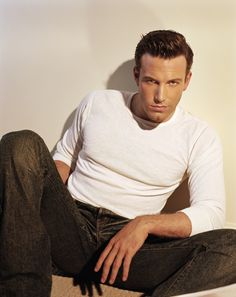
#> input picture Ejercicios En Clase/Identificacion de famosos/data/train/ben_afflek/httpssmediacacheakpinimgcomxdfdfadcfeabjpg.jpg, 236 x 297 px, given in place of the camera
$ python captura_rostros.py
#> lines starting #> are read from the running program, lines starting #| are printed output that depends on the picture; after the words box and inside, x2 and y2 are one past the last pixel; in counts of white or black regions, pixels touching at a corner belong together
import cv2
import os

# --- CONFIGURACIÓN ---
dataset_dir = '../data/02_processed'
nombre_persona = 'Nombre'
ruta_completa = os.path.join(dataset_dir, nombre_persona)
fotos_maximas = 400

# Crear la carpeta si no existe
if not os.path.exists(ruta_completa):
    os.makedirs(ruta_completa)
    print(f"Carpeta creada: {ruta_completa}")

# Cargar el modelo preentrenado de OpenCV
cascade_path = cv2.data.haarcascades + 'haarcascade_frontalface_default.xml'
face_cascade = cv2.CascadeClassifier(cascade_path)

# Iniciar la cámara
cap = cv2.VideoCapture(0)

contador = 0
print(f"Iniciando captura para {nombre_persona}... Mira a la cámara.")

while True:
    # Leer el frame de la cámara
    ret, frame = cap.read()
#> frame is the input picture: shape (297, 236, 3); mean B, G, R 128.8, 143.8, 160
    if not ret:
        print("Error al acceder a la cámara.")
        break

    # Convertir el frame a escala de grises (mejora la precisión de la detección del rostro)
    grises = cv2.cvtColor(frame, cv2.COLOR_BGR2GRAY)
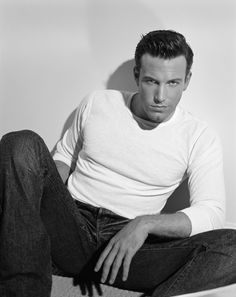
#> grises: shape (297, 236); min 0, max 253, mean 146.9

    # Detectar rostros en el frame
    rostros = face_cascade.detectMultiScale(grises, scaleFactor=1.3, minNeighbors=1)
#> rostros = [[132, 58, 61, 61]]

    for (x, y, w, h) in rostros:
        # Dibujar rectángulo para que veas qué está capturando
        cv2.rectangle(frame, (x, y), (x+w, y+h), (255, 124, 124), 2)

        # Recortar solo la región del rostro
        rostro_recortado = frame[y:y+h, x:x+w]

        # Redimensionar a 160x160 píxeles
        rostro_redimensionado = cv2.resize(rostro_recortado, (160, 160))

        # Guardar la imagen en la carpeta
        nombre_archivo = f"{ruta_completa}/rostro_{contador}.jpg"
        cv2.imwrite(nombre_archivo, rostro_redimensionado)

        contador += 1
        print(f"Capturando foto {contador}/{fotos_maximas}")
#> this loop made 1 pass
#> (x, y, w, h, nombre_archivo, contador) on pass 1: (132, 58, 61, 61, '../data/02_processed/Nombre/rostro_0.jpg', 1)
#| Capturando foto 1/400
#> pass 1, `rostro_recortado = frame[y:y+h, x:x+w]`:
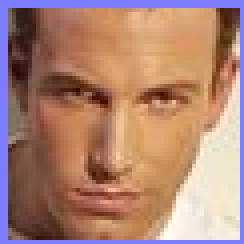
#> rostro_recortado: shape (61, 61, 3) (shown 4 times larger); mean B, G, R 115.6, 131.1, 173.1
#> pass 1, `rostro_redimensionado = cv2.resize(rostro_recortado, (160, 160))`:
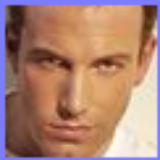
#> rostro_redimensionado: shape (160, 160, 3); mean B, G, R 115.4, 131, 173
#> after the loop:
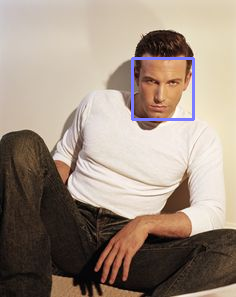
#> frame: shape (297, 236, 3); 1.04% of pixels changed, all inside (x1, y1, x2, y2) = (131, 57, 195, 121)
#> after the loop, contador = 1

    # Mostrar la ventana en vivo
    cv2.imshow('Captura de Dataset Facial', frame)

    # El programa se detiene de dos formas:
    # 1. Si llega al límite de fotos máximas
    # 2. Si presionas la tecla 'ESC' (código 27)
    tecla = cv2.waitKey(1)
#> (key Esc is pressed here)
    if tecla == 27 or contador >= fotos_maximas:
        break

# Limpieza y cierre
print("Captura finalizada con éxito.")
cap.release()
cv2.destroyAllWindows()

$ run again, on Ejercicios En Clase/Identificacion de famosos/data/train/ben_afflek/httpsuploadwikimediaorgwikipediacommonsthumbddBenAffleckbyGageSkidmorejpgpxBenAffleckbyGageSkidmorejpg.jpg
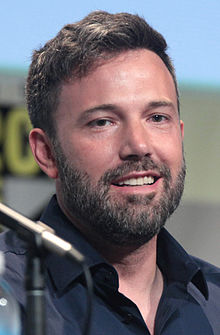
#> input picture Ejercicios En Clase/Identificacion de famosos/data/train/ben_afflek/httpsuploadwikimediaorgwikipediacommonsthumbddBenAffleckbyGageSkidmorejpgpxBenAffleckbyGageSkidmorejpg.jpg, 220 x 335 px, given in place of the camera
#> frame is the input picture: shape (335, 220, 3); mean B, G, R 114.7, 108.2, 113.6
#> rostros = [[64, 63, 139, 139]]
#> the loop `for (x, y, w, h) in rostros:` made 1 pass
#> (x, y, w, h, nombre_archivo, contador) on pass 1: (64, 63, 139, 139, '../data/02_processed/Nombre/rostro_0.jpg', 1)
#> (printed output is left out)
#> pass 1, `rostro_redimensionado = cv2.resize(rostro_recortado, (160, 160))`:
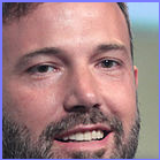
#> rostro_redimensionado: shape (160, 160, 3); mean B, G, R 130.3, 126.9, 158.9
#> after the loop `for (x, y, w, h) in rostros:`:
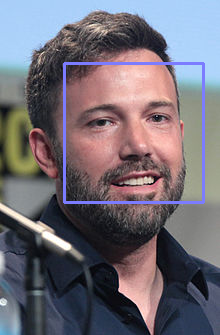
#> frame: shape (335, 220, 3); 2.26% of pixels changed, all inside (x1, y1, x2, y2) = (63, 62, 205, 204)
#> after the loop `for (x, y, w, h) in rostros:`: contador = 1

$ run again, on Ejercicios En Clase/Identificacion de famosos/data/train/ben_afflek/httptrwebimgacstanetcxbdddmediasnmediajpg.jpg
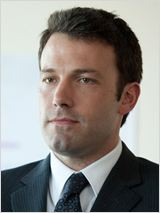
#> input picture Ejercicios En Clase/Identificacion de famosos/data/train/ben_afflek/httptrwebimgacstanetcxbdddmediasnmediajpg.jpg, 160 x 213 px, given in place of the camera
#> frame is the input picture: shape (213, 160, 3); mean B, G, R 132.4, 136.4, 139.9
#> rostros = [[25, 48, 79, 79]]
#> the loop `for (x, y, w, h) in rostros:` made 1 pass
#> (x, y, w, h, nombre_archivo, contador) on pass 1: (25, 48, 79, 79, '../data/02_processed/Nombre/rostro_0.jpg', 1)
#> (printed output is left out)
#> pass 1, `rostro_redimensionado = cv2.resize(rostro_recortado, (160, 160))`:
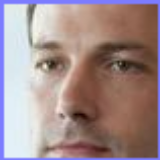
#> rostro_redimensionado: shape (160, 160, 3); mean B, G, R 140.3, 140.5, 161.7
#> after the loop `for (x, y, w, h) in rostros:`:
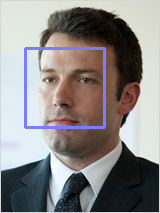
#> frame: shape (213, 160, 3); 2.77% of pixels changed, all inside (x1, y1, x2, y2) = (24, 47, 106, 129)
#> after the loop `for (x, y, w, h) in rostros:`: contador = 1

$ run again, on Ejercicios En Clase/Identificacion de famosos/data/train/ben_afflek/httpwwwhillsindcomstorebenjpg.jpg
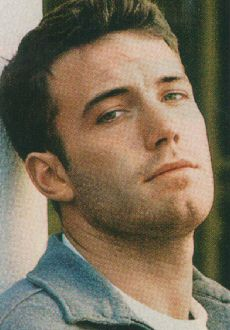
#> input picture Ejercicios En Clase/Identificacion de famosos/data/train/ben_afflek/httpwwwhillsindcomstorebenjpg.jpg, 230 x 330 px, given in place of the camera
#> frame is the input picture: shape (330, 230, 3); mean B, G, R 91.4, 112.1, 124.1
#> rostros = [[152, 142, 69, 69]]
#> the loop `for (x, y, w, h) in rostros:` made 1 pass
#> (x, y, w, h, nombre_archivo, contador) on pass 1: (152, 142, 69, 69, '../data/02_processed/Nombre/rostro_0.jpg', 1)
#> (printed output is left out)
#> pass 1, `rostro_redimensionado = cv2.resize(rostro_recortado, (160, 160))`:
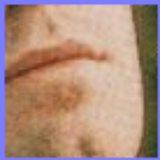
#> rostro_redimensionado: shape (160, 160, 3); mean B, G, R 124.5, 141.3, 173.8
#> after the loop `for (x, y, w, h) in rostros:`:
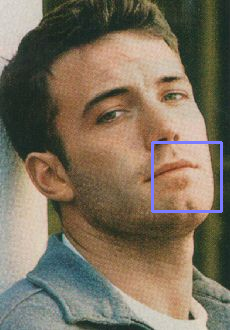
#> frame: shape (330, 230, 3); 1.09% of pixels changed, all inside (x1, y1, x2, y2) = (151, 141, 223, 213)
#> after the loop `for (x, y, w, h) in rostros:`: contador = 1
